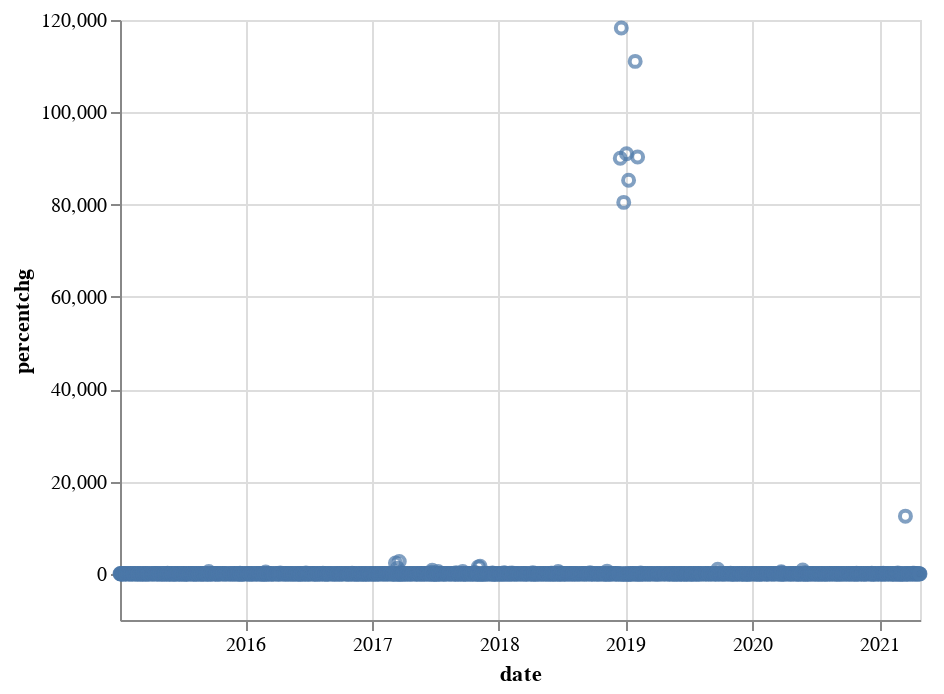

The cell this chart's notebook holds for it:
### Code cell
alt.Chart(altdata_volpercentchg).mark_point().encode(x='date',y='percentchg')

### Figure 1 — Vega-Lite specification as saved in the notebook (floating-point values rounded to 4 significant figures; data arrays with more than 128 entries replaced by an {"elided": "..."} marker saying what was removed)
{"config": {"view": {"continuousWidth": 400, "continuousHeight": 300}}, "data": {"name": "data-0f92c8ca855177211980ca0cf87a5c05"}, "mark": "point", "encoding": {"x": {"type": "temporal", "field": "date"}, "y": {"type": "quantitative", "field": "percentchg"}}, "$schema": "https://vega.github.io/schema/vega-lite/v4.8.1.json", "datasets": {"data-0f92c8ca855177211980ca0cf87a5c05": {"elided": "1551 records"}}}
